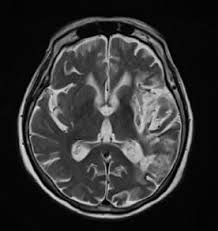
#> input picture images.jpeg, 218 x 231 px
$ python latihan1.py
#> lines starting #> are read from the running program, lines starting #| are printed output that depends on the picture; after the words box and inside, x2 and y2 are one past the last pixel; in counts of white or black regions, pixels touching at a corner belong together
import cv2 as cv
from matplotlib import pyplot as plt

img = cv.imread('images.jpeg')
#> img is the input picture: shape (231, 218, 3); min 0, max 224, mean 50.4
edges = cv.Canny(img,100,200)
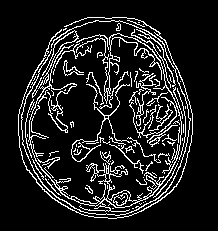
#> edges: shape (231, 218); 12.5% white in thin lines or dots, all inside (x1, y1, x2, y2) = (18, 17, 193, 219)
plt.subplot(121), plt.imshow(img, cmap='gray')
plt.title('Original Image'), plt.xticks([]), plt.yticks([])
plt.subplot(122), plt.imshow(edges, cmap='gray')
plt.title('Edge Image'), plt.xticks([]), plt.yticks([])
plt.show()
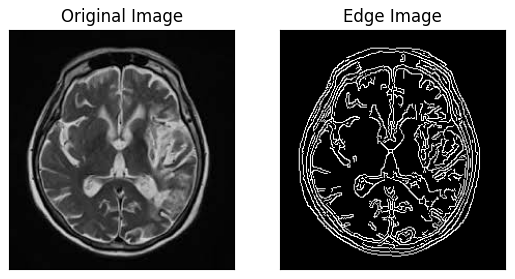
#> figure drawn by matplotlib, 2 panels

cv.imshow('Original', img)
cv.imshow('Canny', edges)
cv.waitKey(0)
cv.destroyAllWindows()
